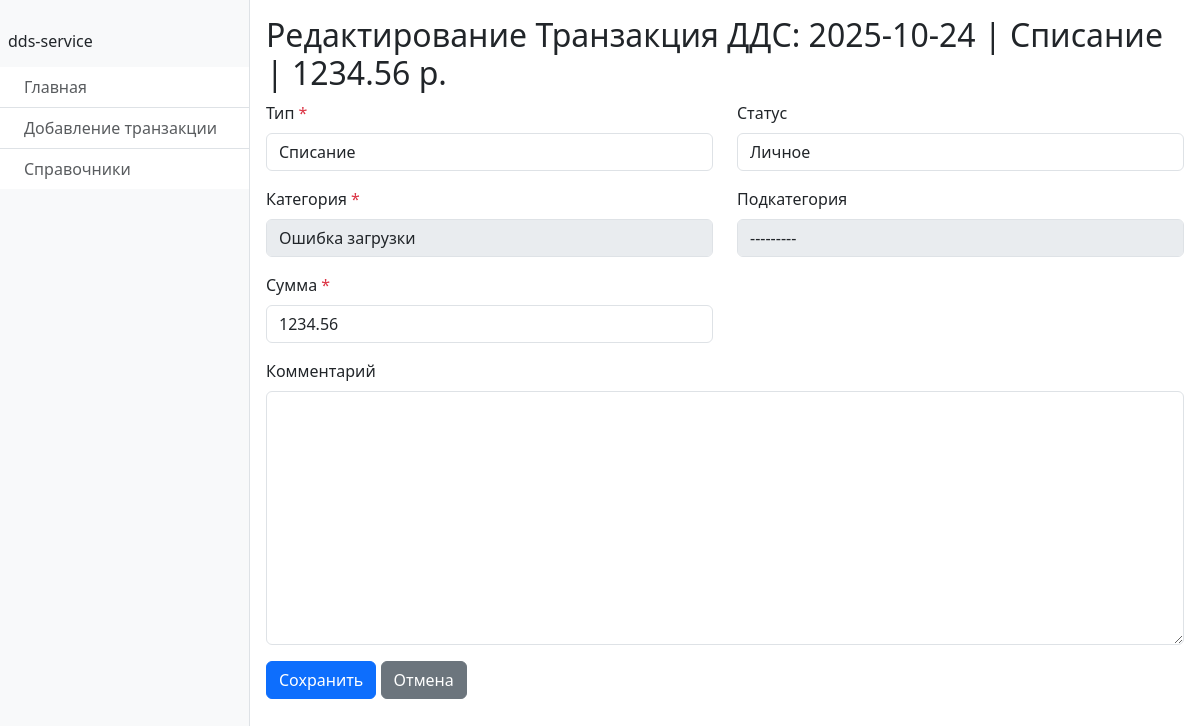
/transaction/update/1/, run on the app's committed database.
### my_dds_service/models.py (models this page shows)
class Transaction(models.Model):
    created_at = models.DateTimeField(
        default=timezone.now,
        verbose_name="Дата создания записи"
    )
    status = models.ForeignKey(
        TransactionStatus,
        on_delete=models.PROTECT,
        verbose_name="Статус",
        null=True,
        blank=True
    )
    transaction_type = models.ForeignKey(
        TransactionType,
        on_delete=models.PROTECT,
        verbose_name="Тип"
    )
    category = models.ForeignKey(
        Category,
        on_delete=models.PROTECT,
        verbose_name="Категория"
    )
    subcategory = models.ForeignKey(
        Subcategory,
        on_delete=models.PROTECT,
        verbose_name="Подкатегория"
    )
    amount = models.DecimalField(
        max_digits=10,
        decimal_places=2,
        verbose_name="Сумма"
    )
    comment = models.TextField(
        blank=True,
        null=True,
        verbose_name="Комментарий"
    )
    class Meta:
        verbose_name = "Транзакция ДДС"
        verbose_name_plural = "Транзакции ДДС"
        ordering = ['-created_at']
    def __str__(self):
        return f"{self.created_at.strftime('%Y-%m-%d')} | {self.transaction_type.name} | {self.amount} р."

class TransactionType(models.Model):
    name = models.CharField(
        max_length=50,
        unique=True,
        verbose_name="Тип операции"
    )
    class Meta:
        verbose_name = "Тип транзакции"
        verbose_name_plural = "Типы транзакций"
    def __str__(self):
        return self.name

### my_dds_service/views.py (the view)
# urls.py: path('transaction/update/<int:pk>/', TransactionCreateUpdateView.as_view(), name='transaction_update'),
class TransactionCreateUpdateView(CreateView, UpdateView):
    model = Transaction
    form_class = TransactionForm
    template_name = 'crud_transaction_form.html'
    success_url = reverse_lazy('transaction_list')
    def get_object(self, queryset=None):
        if self.kwargs.get('pk'):
            return super().get_object(queryset)
        return None
    def get_context_data(self, **kwargs):
        context = super().get_context_data(**kwargs)
        context['model_verbose_name'] = Transaction._meta.verbose_name
        return context

### my_dds_service/forms.py (shortened to what this page needs)
class TransactionForm(forms.ModelForm):
    class Meta:
        model = Transaction
        fields = ['transaction_type', 'category', 'subcategory', 'amount', 'comment', 'status']
    def __init__(self, *args, **kwargs):
        super().__init__(*args, **kwargs)
        for field_name, field in self.fields.items():
            field.widget.attrs.update({'class': 'form-control'})

### my_dds_service/models.py (called while the page is built)
    def __str__(self):
        return self.name

    def __str__(self):
        return f"{self.type.name}: {self.name}"

    def __str__(self):
        return f"{self.category.name}: {self.name}"

### my_dds_service/templates/crud_transaction_form.html (shortened to what this page needs)
{% extends "base.html" %}
{% load app_tags %}
{% block content %}
<h2>
    {% if object %}
        Редактирование {{ model_verbose_name }}: {{ object }}
    {% else %}
        Создание {{ model_verbose_name }}
    {% endif %}
</h2>
<form method="post" id="transactionForm">
    <div class="row">
        <div class="col-md-6">
            {% with field=form.transaction_type %}
                <div class="mb-3">
                    <label for="{{ field.id_for_label }}" class="form-label">
                        {{ field.label }}
                        {% if field.field.required %}<span class="text-danger">*</span>{% endif %}
                    </label>
                    {{ field }}
                </div>
            {% endwith %}
            {% with field=form.category %}
                <div class="mb-3">
                    <label for="{{ field.id_for_label }}" class="form-label">
                        {{ field.label }}
                        {% if field.field.required %}<span class="text-danger">*</span>{% endif %}
                    </label>
                    {{ field }}
                </div>
            {% endwith %}
            {% with field=form.amount %}
                <div class="mb-3">
                    <label for="{{ field.id_for_label }}" class="form-label">
                        {{ field.label }}
                        {% if field.field.required %}<span class="text-danger">*</span>{% endif %}
                    </label>
                    {{ field }}
                </div>
            {% endwith %}
        </div>
        <div class="col-md-6">
            {% with field=form.status %}
                <div class="mb-3">
                    <label for="{{ field.id_for_label }}" class="form-label">
                        {{ field.label }}
                    </label>
                    {{ field }}
                </div>
            {% endwith %}
            {% with field=form.subcategory %}
                <div class="mb-3">
                    <label for="{{ field.id_for_label }}" class="form-label">
                        {{ field.label }}
                    </label>
                    {{ field }}
                </div>
            {% endwith %}
        </div>
    </div>
    {% with field=form.comment %}
        {% if field %}
            <div class="mb-3">
                <label for="{{ field.id_for_label }}" class="form-label">
                    {{ field.label }}
                </label>
                {{ field }}
            </div>
        {% endif %}
    {% endwith %}
    <button type="submit" class="btn btn-primary">Сохранить</button>
    <a href="{% url 'transaction_list' %}" class="btn btn-secondary">Отмена</a>
</form>
{% endblock %}

### data on the page
Transaction: created_at+transaction_type+amount "2025-10-24 | Списание | 1234.56 р.", transaction_type "Списание", category "Ошибка загрузки", amount "1234.56", status "Личное", subcategory "---------"

### other printed values
{{ model_verbose_name }} "Транзакция ДДС"
{{ field.label }} "Тип"
{{ field.label }} "Категория"
{{ field.label }} "Сумма"
{{ field.label }} "Статус"
{{ field.label }} "Подкатегория"
{{ field.label }} "Комментарий"
